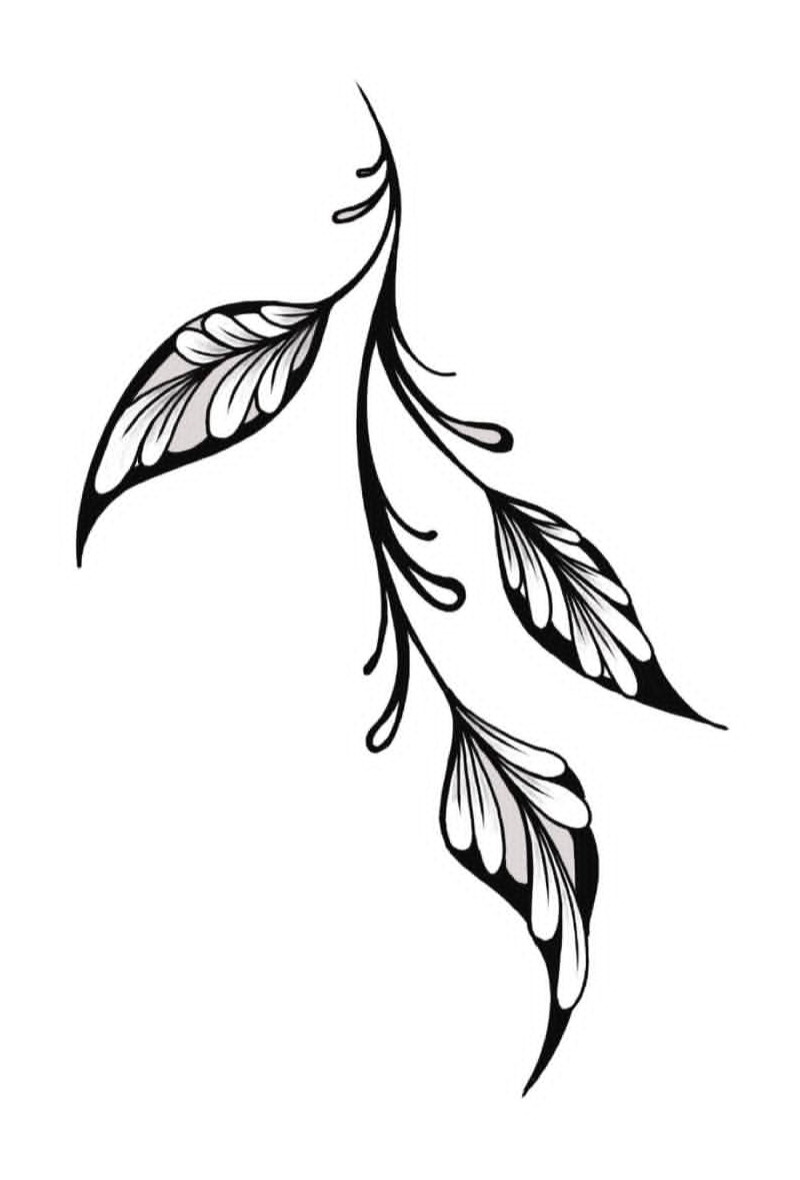
#> input picture jinkx-reel/assets_src/02_flash_feuilles.png, 800 x 1180 px, found by its file name; the run also reads 3 pictures not shown here
$ python prep_images.py
#> lines starting #> are read from the running program, lines starting #| are printed output that depends on the picture; after the words box and inside, x2 and y2 are one past the last pixel; in counts of white or black regions, pixels touching at a corner belong together
"""Préparation des images de Jinkx pour le Reel.

Lancer depuis la racine du projet :  python3 -I scripts/prep_images.py
Sources : assets_src/   Sorties : assets/img/ (+ prep/ pour les fichiers intermédiaires)
"""
import os
import cv2
import numpy as np

SRC = "assets_src"
OUT = "assets/img"
TMP = "prep"
os.makedirs(OUT, exist_ok=True)
os.makedirs(TMP, exist_ok=True)

INK = np.array([0x12, 0x11, 0x10], np.float32)  # --ink (#121110) en RGB


def lum(img_bgr):
    return cv2.cvtColor(img_bgr, cv2.COLOR_BGR2GRAY).astype(np.float32) / 255.0


def smoothstep(e0, e1, x):
    t = np.clip((x - e0) / (e1 - e0), 0, 1)
    return t * t * (3 - 2 * t)


def save_rgba(path, rgb, alpha):
    """rgb: HxWx3 RGB float 0..255, alpha: HxW 0..1"""
    a = np.clip(alpha * 255, 0, 255).astype(np.uint8)
    bgr = cv2.cvtColor(np.clip(rgb, 0, 255).astype(np.uint8), cv2.COLOR_RGB2BGR)
    cv2.imwrite(path, np.dstack([bgr, a]))


def ink_layer(alpha):
    h, w = alpha.shape
    rgb = np.empty((h, w, 3), np.float32)
    rgb[:] = INK
    return rgb


def flat_field(img_bgr, k=61):
    """Supprime l'éclairage inégal d'une photo de papier : papier -> blanc."""
    out = np.empty_like(img_bgr, dtype=np.float32)
    kernel = cv2.getStructuringElement(cv2.MORPH_ELLIPSE, (k, k))
    for c in range(3):
        ch = img_bgr[:, :, c]
        bg = cv2.morphologyEx(ch, cv2.MORPH_CLOSE, kernel)
        bg = cv2.GaussianBlur(bg, (0, 0), k / 3)
        out[:, :, c] = np.clip(ch.astype(np.float32) / np.maximum(bg.astype(np.float32), 1) * 255, 0, 255)
    return out


def flash_alpha(img_bgr):
    """Luminance -> alpha avec seuil doux : le blanc devient transparent, les gris restent semi-transparents."""
    L = lum(img_bgr)
    a = np.clip((0.955 - L) / (0.955 - 0.07), 0, 1)
    return L, a


def crop_to_content(a, pad=24):
    ys, xs = np.where(a > 0.04)
    y0, y1 = max(ys.min() - pad, 0), min(ys.max() + pad, a.shape[0])
    x0, x1 = max(xs.min() - pad, 0), min(xs.max() + pad, a.shape[1])
    return x0, y0, x1, y1


def rebuild_ruling(gray, fill, ruling_src):
    """Remplit `fill` de papier et y prolonge les lignes du cahier (ajustées sur les segments visibles hors zone)."""
    out = gray.copy()
    paper_val = float(np.median(gray[(ruling_src == 0) & (fill == 0)]))
    out[fill > 0] = paper_val
    acc = np.zeros_like(gray)
    H_, W_ = gray.shape
    for kern, horiz in (((61, 1), True), ((1, 161), False)):
        comp = cv2.morphologyEx(ruling_src, cv2.MORPH_OPEN, cv2.getStructuringElement(cv2.MORPH_RECT, kern))
        comp[fill > 0] = 0
        ncc, labs, sts, _ = cv2.connectedComponentsWithStats(comp)
        fits, vals = [], []
        for i in range(1, ncc):
            x, y, w_, h_, area = sts[i]
            if horiz and (w_ < 60 or h_ > 8):
                continue
            if not horiz and (h_ < 200 or w_ > 14):
                continue
            ys_, xs_ = np.where(labs == i)
            vals.append(gray[ys_, xs_])
            if horiz:
                A, Bc = np.polyfit(xs_, ys_, 1); key = A * W_ / 2 + Bc
            else:
                A, Bc = np.polyfit(ys_, xs_, 1); key = A * H_ / 2 + Bc
            fits.append((key, len(xs_), A, Bc))
        if not fits:
            continue
        diff = max(paper_val - float(np.median(np.concatenate(vals))), 0) * 0.5
        fits.sort()
        merged = []
        for f in fits:
            if merged and abs(f[0] - merged[-1][0]) < 6:
                if f[1] > merged[-1][1]:
                    merged[-1] = f
            else:
                merged.append(f)
        if horiz and len(merged) > 4:
            # lignes régulièrement espacées : on comble les lignes manquantes par interpolation
            sp = float(np.median(np.diff([m[0] for m in merged])))
            filled = [merged[0]]
            for m in merged[1:]:
                prev = filled[-1]
                k = int(round((m[0] - prev[0]) / sp))
                for j in range(1, k):
                    t = j / k
                    filled.append((prev[0] + (m[0] - prev[0]) * t, 0, prev[2] + (m[2] - prev[2]) * t,
                                   prev[3] + (m[3] - prev[3]) * t))
                filled.append(m)
            merged = filled
        for key, n_, A, Bc in merged:
            if horiz:
                p0, p1 = (0, Bc), (W_, A * W_ + Bc)
            else:
                p0, p1 = (Bc, 0), (A * H_ + Bc, H_)
            cv2.line(acc, (int(p0[0] * 4), int(p0[1] * 4)), (int(p1[0] * 4), int(p1[1] * 4)), diff, 3, cv2.LINE_AA, shift=2)
    acc = cv2.GaussianBlur(acc, (0, 0), 0.5)
    return np.where(fill > 0, np.clip(paper_val - acc, 0, 255), out)


# ---------------------------------------------------------------- Flash A (feuilles)
img = cv2.imread(f"{SRC}/02_flash_feuilles.png")
#> img is the input picture: shape (1180, 800, 3); mean B, G, R 239.9, 239.9, 240
L, a = flash_alpha(img)
x0, y0, x1, y1 = crop_to_content(a)
#> in crop_to_content, `y0, y1 = max(ys.min() - pad, 0), min(ys.max() + pad, a.shape[0])`: y0 = 57; y1 = 1122
#> in crop_to_content, `x0, x1 = max(xs.min() - pad, 0), min(xs.max() + pad, a.shape[1])`: x0 = 51; x1 = 753
#> x0 = 51; y0 = 57; x1 = 753; y1 = 1122
a = a[y0:y1, x0:x1]
#> a: shape (1065, 702) float32
L = L[y0:y1, x0:x1]
save_rgba(f"{OUT}/flashA_ink.png", ink_layer(a), a)
cv2.imwrite(f"{TMP}/flashA_bw.png", ((L > 0.5) * 255).astype(np.uint8))
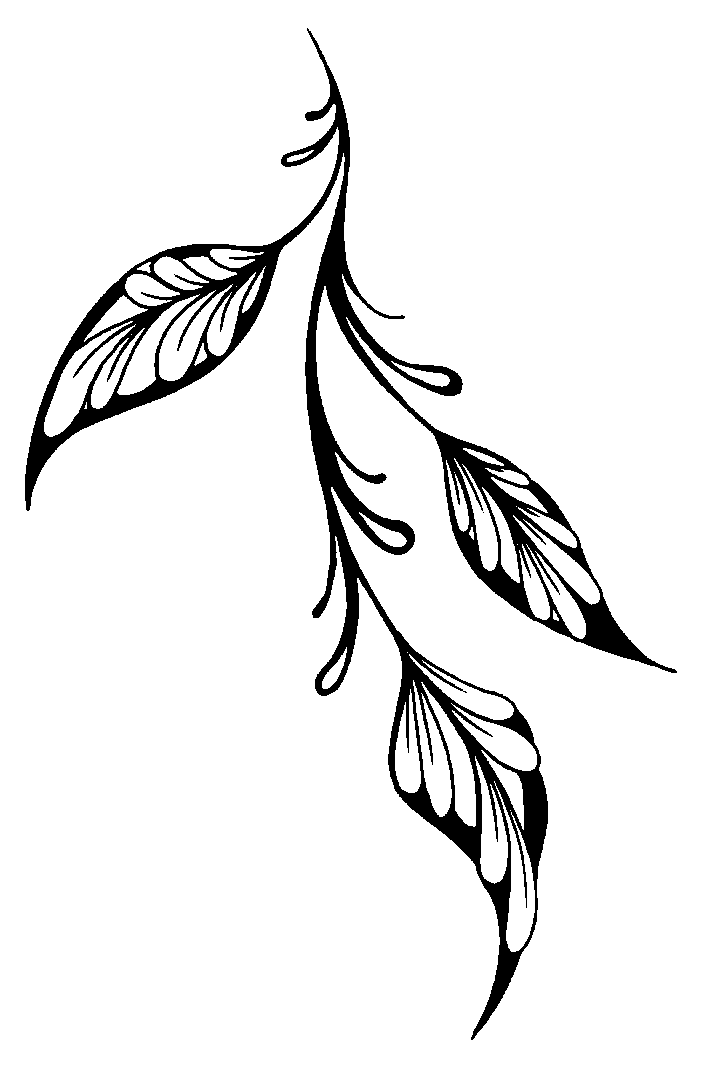
#> saved as flashA_bw.png: shape (1065, 702); 92.5% white; 2 black regions (1 under 20 px), largest, box (x1, y1, x2, y2) and area: (25, 28, 677, 1040) 55809
print("flashA crop", (x0, y0, x1, y1), a.shape[::-1])
#| flashA crop (51, 57, 753, 1122) (702, 1065)
# V3 : chaque feuille sur son propre calque (brise autour de son attache), la tige à part
LEAVES = {
    "leafL": [(14, 515), (25, 400), (105, 268), (200, 236), (288, 240), (276, 300), (232, 362), (150, 405), (80, 436), (42, 485)],
    "leafR": [(418, 418), (482, 436), (562, 486), (614, 578), (690, 676), (598, 656), (516, 614), (458, 562), (436, 482)],
    "leafB": [(392, 636), (444, 656), (524, 700), (552, 760), (552, 834), (534, 904), (512, 984), (474, 1052), (464, 1000), (452, 902), (424, 842), (392, 792), (384, 700)],
}
rest_a = a.copy()
for name, poly in LEAVES.items():
    m = np.zeros(a.shape, np.uint8); cv2.fillPoly(m, [np.array(poly, np.int32)], 255)
    m = cv2.GaussianBlur(m, (0, 0), 1.0).astype(np.float32) / 255
    save_rgba(f"{OUT}/flashA_{name}.png", ink_layer(a), a * m)
    rest_a = rest_a * (1 - m)
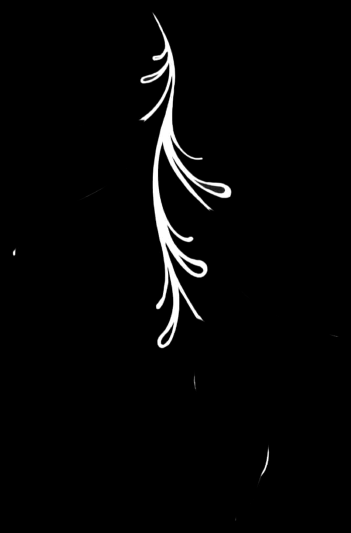
#> rest_a: shape (1065, 702) float32 (shown at 1/2 size); min 0, max 1, mean 0.0231
save_rgba(f"{OUT}/flashA_stem.png", ink_layer(a), rest_a)

# ---------------------------------------------------------------- Flash B (éventail)
img = cv2.imread(f"{SRC}/04_flash_eventail_chrysanthemes.png")
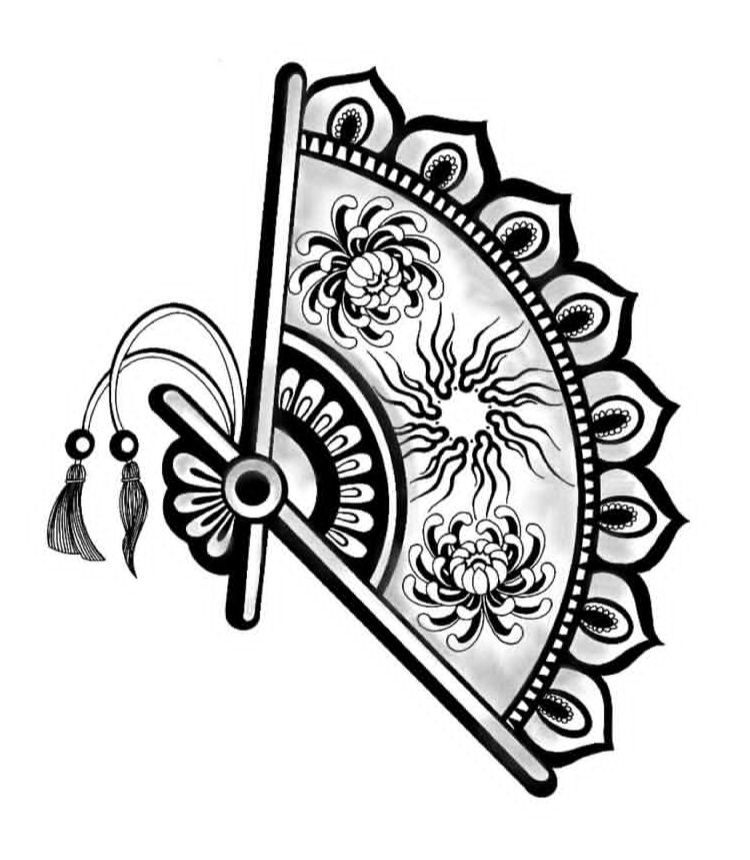
#> input picture jinkx-reel/assets_src/04_flash_eventail_chrysanthemes.png, 750 x 860 px, found by its file name
#> img is the input picture: shape (860, 750, 3); min 0, max 255, mean 209.2
L, a = flash_alpha(img)
#> in flash_alpha (call 2), `a = np.clip((0.955 - L) / (0.955 - 0.07), 0, 1)`:
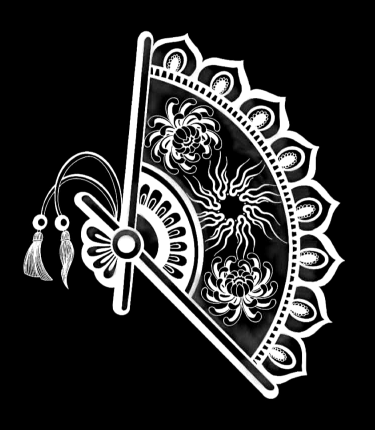
#> a: shape (860, 750) float32 (shown at 1/2 size); min 0, max 1, mean 0.18
x0, y0, x1, y1 = crop_to_content(a)
#> x0 = 21; y0 = 36; x1 = 713; y1 = 821
a = a[y0:y1, x0:x1].copy()
#> a: shape (785, 692) float32
print("flashB crop", (x0, y0, x1, y1), a.shape[::-1])
#| flashB crop (21, 36, 713, 821) (692, 785)
# Les deux pompons (perle + houppe) sont découpés pour se balancer : rectangles en coords source
tassels = {"tasselL": (40, 425, 108, 585), "tasselR": (108, 425, 150, 585)}
for name, (tx0, ty0, tx1, ty1) in tassels.items():
    sub = a[ty0 - y0:ty1 - y0, tx0 - x0:tx1 - x0].copy()
    save_rgba(f"{OUT}/flashB_{name}.png", ink_layer(sub), sub)
    a[ty0 - y0:ty1 - y0, tx0 - x0:tx1 - x0] = 0
    print(name, "offset in flashB", (tx0 - x0, ty0 - y0), sub.shape[::-1])
#> this loop made 2 passes
#> (printed output is left out)
#> pass 1, `sub = a[ty0 - y0:ty1 - y0, tx0 - x0:tx1 - x0].copy()`:
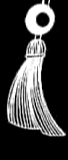
#> sub: shape (160, 68) float32; min 0, max 1, mean 0.237
#> after the loop:
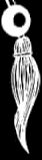
#> sub: shape (160, 42) float32; min 0, max 1, mean 0.322
save_rgba(f"{OUT}/flashB_ink.png", ink_layer(a), a)
full_b = flash_alpha(img)[1][y0:y1, x0:x1]
save_rgba(f"{OUT}/flashB_full.png", ink_layer(full_b), full_b)

# ---------------------------------------------------------------- Flash C (vase) : traits + ombrages séparés
img = cv2.imread(f"{SRC}/05_flash_vase_fleurs.png")
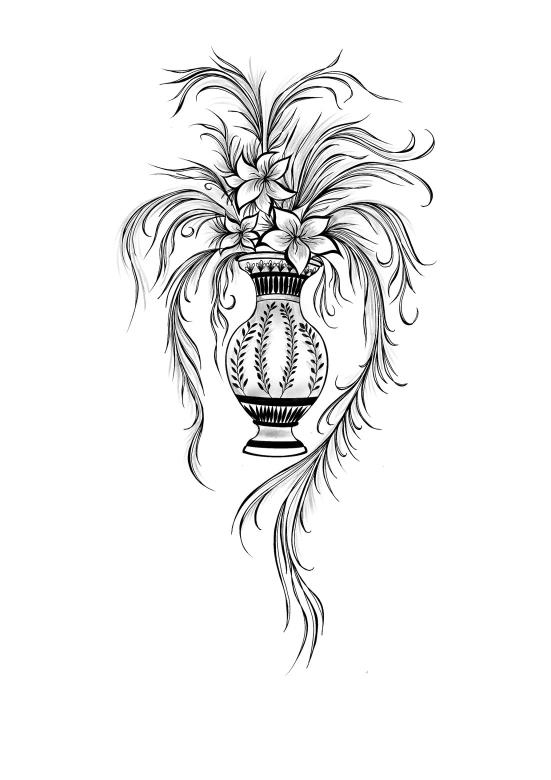
#> input picture jinkx-reel/assets_src/05_flash_vase_fleurs.png, 1102 x 1560 px, found by its file name (shown at 1/2 size)
#> img is the input picture: shape (1560, 1102, 3); min 0, max 255, mean 240.3
L, a = flash_alpha(img)
#> (the rest of the program and of its run is left out)
